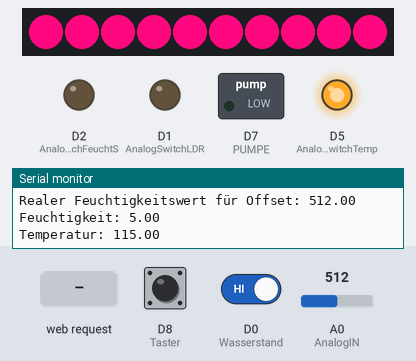
This sketch was run on a simulated ESP8266 (NodeMCU). Shown: 10 RGB LEDs in strip order, left to right, switched loads named in the sketch (green lamp = pin HIGH), output pins drawn as LEDs (lit = HIGH), the last lines printed to the serial monitor. The inputs (shaded band) are chosen by the test bench; at power-on: D0 (Wasserstand) HIGH, D8 (Taster) LOW, A0 (AnalogIN) = 512. Dim RGB values are drawn brighter than linear; WiFi joins after 1.5 s; servers stay silent unless stated; network time is answered at once with the bench clock; the local clock reads 2024-03-15 10:24:30 at power-on unless the sketch sets it.

Above: at 3.2 s.
3.3 s: D0 (Wasserstand) driven LOW
At 3.53 s:
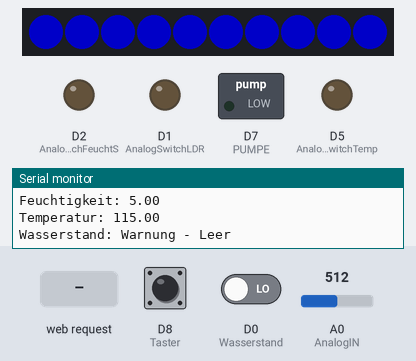
5.7 s: HTTP request GET /lichtTesten?giessuhrzeit=1&giessdauer=1 received
At 8.4 s:
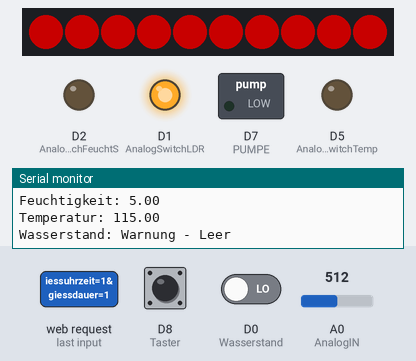
8.7 s: HTTP request GET /pumpeTesten received
At 11.3 s:
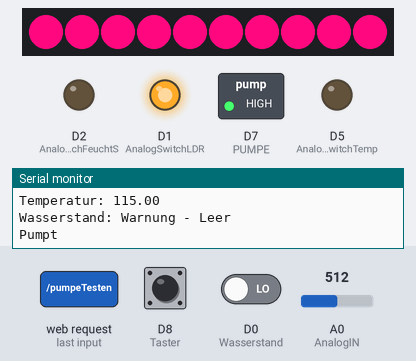
11.7 s: D8 (Taster) pulled HIGH for 0.15 s
At 13.6 s:
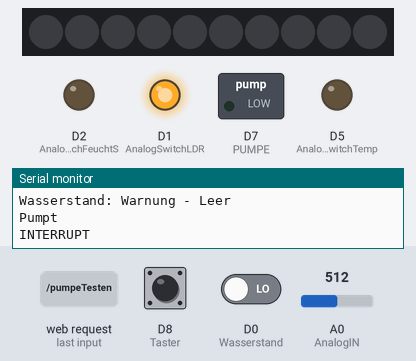
14.5 s: HTTP request GET /sensors received
At 15.16 s:
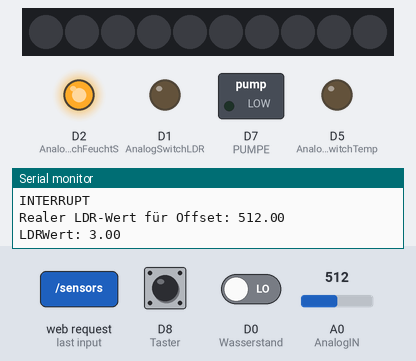
16.9 s: HTTP request GET /pumpeTesten?giessuhrzeit=1&giessdauer=1 received
At 19.9 s:
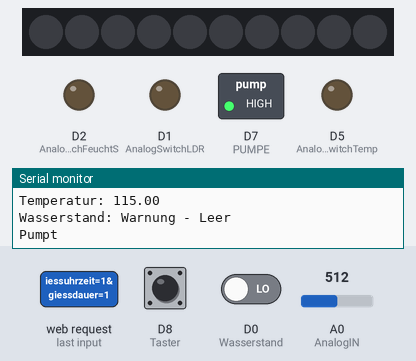
Timing chart, 0 to 23.9 s (numbered marks = the images above; inputs shaded):
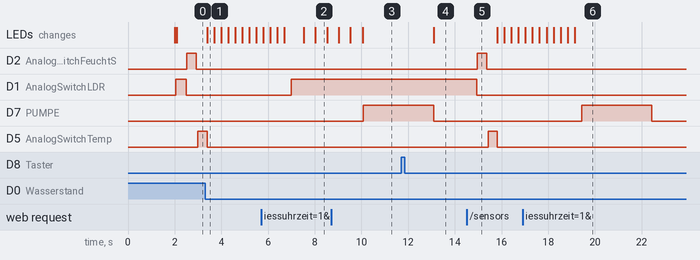

Measured:
- after the input at 3.3 s, D1 (AnalogSwitchLDR): stays LOW (without the input it goes to HIGH after 0.09 s); the LEDs: change after 0.09 s (image 1)
- after the input at 8.7 s, D7 (PUMPE): LOW → HIGH after 1.4 s
- after the input at 11.7 s, the LEDs: change after 1.4 s (image 4)
- after the input at 14.5 s, D2 (AnalogSwitchFeuchtS): LOW → HIGH after 0.46 s, → LOW 0.40 s later; D1 (AnalogSwitchLDR): HIGH → LOW after 0.43 s; D5 (AnalogSwitchTemp): LOW → HIGH after 0.92 s, → LOW 0.40 s later
- after the input at 16.9 s, D7 (PUMPE): LOW → HIGH after 2.5 s, → LOW 3.0 s later
- what the display in image 2 shows lasts 0.5 s, from 8.0 s to 8.5 s

The sketch:

Smart_Blumentopf.ino
```cpp
#include <ESP8266WiFi.h>
#include <ESP8266WebServer.h>
#include <Adafruit_NeoPixel.h>
#include <WiFiUdp.h>
#include <NTPClient.h>

const char *ssid = "Hans";
const char *password = "HansPeter";

//Uhr Intitalisieren
const long utcOffsetInSeconds = 3600;
char daysOfTheWeek[7][12] = {"Sonntag", "Montag", "Dienstag", "Mittwoch", "Donnerstag", "Freitag", "Samstag"};
// Definiere NTP Client um Zeit zu holen
WiFiUDP ntpUDP;
NTPClient timeClient(ntpUDP, "pool.ntp.org", utcOffsetInSeconds);

short aktMinute;
short aktStunde;
short aktSekunde;
short aktTag;
short aktMonat;
String aktWochenTag;

//Ende Uhr Intitalisieren

//Webserver starten
ESP8266WebServer server(80);

float LDRWert = 0;

float temperatureC = 0;
short tempOffset =0;
short Wunschtemperatur=18;

float FSensorWert = 0;
short FSensorOffset =600;
int TempRead;
float voltage;

bool automatischesLicht = true;
bool TasterLichtAn=true;

String bewaesserungUhrzeit = "12";
String bewaesserungsdauer = "5";
int LetztePumpZeit;
int sensorInterval=0;


String bewaesserungstyp = "Zeitgesteuert"; // Neuer Wert: Bewaesserungstyp
String derwasserstand = "Genug";

//PinkeLEDS initalisieren
#define PINPinkLEDs D6
#define PINKLEDsMenge 10
Adafruit_NeoPixel PINKLEDs(PINKLEDsMenge, PINPinkLEDs, NEO_GRB + NEO_KHZ800);
bool PinkStart =true;
bool PinkLichtAn =true;
short WarnungLEDDelay = 250;
//ENDE PinkeLEDS initalisieren

//Taster initalisieren
#define Taster D8
//Ende Taster initalisieren

//Taster initalisieren
#define Wasserstand D0
//Ende Taster initalisieren

//PUMPE initalisieren
#define PUMPE D7
//ENDEPUMPE initalisieren

//AnalogSignale initalisieren
#define AnalogIN A0
#define AnalogSwitchLDR D1
#define AnalogSwitchFeuchtS D2
#define AnalogSwitchTemp D5
//Ende initalisieren

void setup() {
  Serial.begin(115200);

  // Verbindung zum WiFi herstellen
  WiFi.begin(ssid, password);
  while (WiFi.status() != WL_CONNECTED) {
    delay(1000);
    Serial.println("Verbindung zum WiFi herstellen...");
  }
  Serial.println("Verbunden mit dem WiFi");

  // IP-Adresse auf der seriellen Konsole ausgeben
  Serial.println("IP-Adresse: " + WiFi.localIP().toString());

  // Routen für die Webseite einrichten
  server.on("/", HTTP_GET, handleRoot);
  server.on("/submit", HTTP_POST, handleFormSubmit);
  server.on("/lichtAktivierenDeaktivieren", HTTP_GET, handleLichtAktivierenDeaktivieren);
  server.on("/bewaesserungstyp", HTTP_GET, handleBewaesserungstyp);
  server.on("/pumpeTesten", HTTP_GET, handlePumpeTesten);
  server.on("/lichtTesten", HTTP_GET, handleLichtTesten);
  server.on("/sensors", HTTP_GET, handleSensors);

  // Starten des Servers
  server.begin();

  //Starte Zeit
  timeClient.begin();

  //PinkeLEDS starten
  PINKLEDs.begin();
  //ENDE PinkeLEDS starten

  //Taster stellen
  pinMode(Taster, INPUT);
  attachInterrupt(digitalPinToInterrupt(Taster), Tastergedrueckt, RISING);
  //ENDE Taster stellen

  //Wasserstand stellen
  pinMode(Wasserstand, INPUT);
  digitalWrite(Wasserstand, LOW);
  //ENDE Wasserstand stellen

  //PUMPE stellen
  pinMode(PUMPE, OUTPUT);
  digitalWrite(PUMPE, LOW);
  //ENDE PUMPE stellen

  //Analog starten
  pinMode(AnalogIN, INPUT);
  pinMode(AnalogSwitchFeuchtS, OUTPUT);
  pinMode(AnalogSwitchLDR, OUTPUT);
  pinMode(AnalogSwitchTemp, OUTPUT);
  //ENDE Analog starten
}

void loop() {
  //Webpage aktualisieren
  server.handleClient();

  //Zeit aktualisieren
  timeClient.update();
  ZeitSammeln();

  PINKLEDsHandel();
  PumpeHandle();
  if(sensorInterval+4<aktMinute){//folgendes alle 5 Minuten
    sensorInterval=aktMinute;
    handleSensors2();
    HandleWarnlichter();
   }
}

//PageLayout
void handleRoot() {
  String html = "<html><head>";
  html += "<style>"
          "body { font-family: 'Arial', sans-serif; margin: 20px; background-color: #f4f4f4; }"
          "h1 { color: #333; }"
          "form { max-width: 400px; margin: 0 auto; background-color: #fff; padding: 20px; border-radius: 8px; box-shadow: 0 4px 8px rgba(0, 0, 0, 0.1); }"
          "input { width: 100%; padding: 10px; margin-bottom: 10px; box-sizing: border-box; }"
          "input[type='submit'] { background-color: #4caf50; color: white; cursor: pointer; }"
          "button { background-color: #008CBA; color: white; padding: 10px; margin: 5px 0; border: none; border-radius: 4px; cursor: pointer; }"
          "#result { margin-top: 20px; }"
          "#sensorValues { margin-top: 20px; }"
          "button, #sensorValues button { width: 100%; }"
          "</style>";

  html += "<script>"
          "function submitForm() {"
          "  var xhr = new XMLHttpRequest();"
          "  var formData = new FormData(document.getElementById('myForm'));"
          "  xhr.open('POST', '/submit', true);"
          "  xhr.onload = function () {"
          "    if (xhr.status === 200) {"
          "      document.getElementById('result').innerHTML = xhr.responseText;"
          "      updateSensorValues();"
          "    }"
          "  };"
          "  xhr.send(formData);"
          "  return false;"
          "}"
          "function callFunction(functionNumber) {"
          "  var xhr = new XMLHttpRequest();"
          "  xhr.open('GET', '/' + functionNumber, true);"
          "  xhr.onload = function () {"
          "    if (xhr.status === 200) {"
          "      document.getElementById('result').innerHTML = xhr.responseText;"
          "      updateSensorValues();"
          "    }"
          "  };"
          "  xhr.send();"
          "  return false;"
          "}"
                  "function updateSensorValues() {"
          "  var xhr = new XMLHttpRequest();"
          "  xhr.open('GET', '/sensors', true);"
          "  xhr.onload = function () {"
          "    if (xhr.status === 200) {"
          "      var sensorValues = JSON.parse(xhr.responseText);"
          "      document.getElementById('lichtstaerke').innerHTML = 'Lichtstaerke (1-5): ' + sensorValues.lichtstaerke + ' von 5';"
          "      document.getElementById('temperatur').innerHTML = 'Temperatur: ' + sensorValues.temperatur + 'C';"
          "      document.getElementById('erdfeuchtigkeit').innerHTML = 'Erdfeuchtigkeit (1-5): ' + sensorValues.erdfeuchtigkeit + ' von 5';"
          "      document.getElementById('automatischesLicht').innerHTML = 'Automatisches Licht: ' + (sensorValues.automatischesLicht ? 'Aktiviert' : 'Deaktiviert');"
          "      document.getElementById('bewaesserungUhrzeit').innerHTML = 'Bewaesserungsuhrzeit: ' + sensorValues.bewaesserungUhrzeit;"
          "      document.getElementById('bewaesserungsdauer').innerHTML = 'Bewaesserungsdauer: ' + sensorValues.bewaesserungsdauer + ' Sekunden';"
          "      document.getElementById('bewaesserungstyp').innerHTML = 'Bewaesserungstyp: ' + sensorValues.bewaesserungstyp;" // Wasserstand hinzugefügt
          "      document.getElementById('wasserstand').innerHTML = 'Wasserstand: ' + sensorValues.wasserstand;" // Wasserstand hinzugefügt
          "    }"
          "  };"
          "  xhr.send();"
          "}"
          "</script></head><body>";
  html += "<h1>Automatische Pflanzenversorgung</h1>";
  html += "<form id='myForm' onsubmit='return submitForm();'>";
  html += "<form id='myForm' onsubmit='return submitForm();'>";
  html += "Giessuhrzeit in Stunden (bsp. 22Uhr = 22): <input type='text' name='giessuhrzeit'><br>";
  html += "Giessdauer in Sekunden (ca. 25ml Wasser pro Sekunde): <input type='text' name='giessdauer'><br>";
  html += "<input type='submit' value='Absenden'>";
  html += "</form>";
  html += "<div id='result'></div>";

  // Schaltknöpfe für verschiedene Funktionen
  html += "<button onclick='callFunction(\"lichtAktivierenDeaktivieren\"); return false;'>Licht aktivieren/deaktivieren</button>";
  html += "<button onclick='callFunction(\"bewaesserungstyp\"); return false;'>Bewaesserungstyp</button>";
  html += "<button onclick='callFunction(\"pumpeTesten\"); return false;'>Pumpe Testen</button>";
  html += "<button onclick='callFunction(\"lichtTesten\"); return false;'>Pinkes & Warnlicht Testen</button>";

  // Div für Sensordaten
  html += "<div id='sensorValues'>";
  html += "<h2>Sensordaten & Kofiguration</h2>";
  html += "<div id='lichtstaerke'></div>";
  html += "<div id='temperatur'></div>";
  html += "<div id='erdfeuchtigkeit'></div>";
  html += "<div id='automatischesLicht'></div>";
  html += "<div id='bewaesserungUhrzeit'></div>";
  html += "<div id='bewaesserungsdauer'></div>";
  html += "<div id='bewaesserungstyp'></div>";  // Neues HTML-Element für Bewaesserungstyp
  html += "<div id='wasserstand'></div>";       // Neues HTML-Element für Wasserstand
  html += "<button onclick='updateSensorValues(); return false;'>Aktualisiere Sensordaten & Zeige Warnungen</button>";
  html += "</div>";
  html += "</body></html>";

  server.send(200, "text/html", html);
}
//Giesseingabe Handle
void handleFormSubmit() {
  // Verarbeitung der Formulardaten nach dem Absenden
  String giessuhrzeit = server.arg("giessuhrzeit");
  bewaesserungUhrzeit=giessuhrzeit;
  String giessdauer = server.arg("giessdauer");
  bewaesserungsdauer = giessdauer;

  Serial.println("Gießuhrzeit: " + giessuhrzeit);
  Serial.println("Gießdauer: " + giessdauer);

  // Hier können Sie weitere Aktionen mit den Formulardaten durchführen

  // Antwort an den Client senden
  server.send(200, "text/plain", "Daten erhalten!");
}
void handleLichtAktivierenDeaktivieren() {
  // Hier Code für Licht aktivieren/deaktivieren einfügen
  if(automatischesLicht == true){
    automatischesLicht = false;
  }
  else{
    automatischesLicht = true;
    }

  if(automatischesLicht == true){
    server.send(200, "text/plain", "Automatisches Licht aktiviert");
  }
  else{
    server.send(200, "text/plain", "Automatisches Licht deaktiviert");
    }
}
void handleBewaesserungstyp() {
  // Hier Code für Bewaesserungstyp einfügen
    if(bewaesserungstyp == "Feuchtigkeit"){
    bewaesserungstyp = "Zeitgesteuert";
  }
  else{
    bewaesserungstyp = "Feuchtigkeit";
    }

  if(bewaesserungstyp == "Feuchtigkeit"){
    server.send(200, "text/plain", "Pumpe nun über Feutchtigkeit gesteuert");
  }
  else{
    server.send(200, "text/plain", "Pumpe nun über Zeit gesteuert");
    }
}
void handlePumpeTesten() {
  // Hier Code für Pumpe Testen einfügen
  server.send(200, "text/plain", "Pumpe läuft 3 Sekunden");
  PUMPEANAUS();
}
void handleLichtTesten() {
  // Hier Code für Licht Testen einfügen
  server.send(200, "text/plain", "Pinkes Licht und Warnlichter Prüfung");
  LichterTest();
}
void handleSensors() {
  // Hier können Sie echte Sensorwerte abrufen und zurücksenden
  LDRLesen();
  FSensorLesen();
  TempLesen();
  WasserCheck();
  String sensorValues = "{";
  sensorValues += "\"lichtstaerke\":" + String(LDRWert) + ",";
  sensorValues += "\"temperatur\":" + String(temperatureC) + ",";
  sensorValues += "\"erdfeuchtigkeit\":" + String(FSensorWert) + ",";
  sensorValues += "\"automatischesLicht\":" + String(automatischesLicht ? "true" : "false") + ",";
  sensorValues += "\"bewaesserungUhrzeit\":\"" + String(bewaesserungUhrzeit) + "\",";
  sensorValues += "\"bewaesserungsdauer\":" + String(bewaesserungsdauer) + ",";
  sensorValues += "\"bewaesserungstyp\":\"" + bewaesserungstyp + "\","; // Neuer Wert: Bewaesserungstyp
  sensorValues += "\"wasserstand\":\"" + derwasserstand + "\""; // Wasserstand als String
  sensorValues += "}";

  server.send(200, "application/json", sensorValues);
  HandleWarnlichter();
}
//Interrupt Taster Funktion //Licht Aktivieren Deaktivieren
ICACHE_RAM_ATTR void Tastergedrueckt(){
  if(digitalRead(Taster)==1){
    Serial.println("INTERRUPT");
    Serial.println();
    if(TasterLichtAn==false){
      TasterLichtAn=true;
    }
    else{
      TasterLichtAn=false;
    }
  }
}
void PUMPEANAUS(){
  digitalWrite(PUMPE,HIGH);
  Serial.println("Pumpt");
  delay(3000);
  digitalWrite(PUMPE,LOW);
}
void PUMPEAUS(){
  digitalWrite(PUMPE,LOW);
  delay(1000);
}
void PUMPEAN(){
  digitalWrite(PUMPE,HIGH);
  delay(1000);
}
void LDRLesen(){
  digitalWrite(AnalogSwitchFeuchtS, LOW);
  delay(30);
  digitalWrite(AnalogSwitchLDR, HIGH);
  delay(200);
  LDRWert=analogRead(AnalogIN);
  Serial.print("Realer LDR-Wert für Offset: ");
  Serial.println(LDRWert);

  if(LDRWert<=205){
    LDRWert=1;
  }
    if(LDRWert>205 && LDRWert<=410){
    LDRWert=2;
  }
    if(LDRWert>410 && LDRWert<=615){
    LDRWert=3;
  }
    if(LDRWert>615 && LDRWert<=820){
    LDRWert=4;
  }
    if(LDRWert>820){
    LDRWert=5;
  }

  Serial.print("LDRWert: ");
  Serial.println(LDRWert);
  Serial.println();

  delay(200);
  digitalWrite(AnalogSwitchLDR, LOW);;
}
void FSensorLesen(){
  digitalWrite(AnalogSwitchLDR, LOW);
  delay(30);
  digitalWrite(AnalogSwitchFeuchtS, HIGH);
  delay(200);
  short Feuchtangepast;
  FSensorWert=analogRead(AnalogIN);
  Feuchtangepast=analogRead(AnalogIN);
  Serial.print("Realer Feuchtigkeitswert für Offset: ");
  Serial.println(FSensorWert);
  Feuchtangepast=Feuchtangepast-FSensorOffset;

  if(Feuchtangepast<0){
    Feuchtangepast=0;
  }
  if(Feuchtangepast<=85){
    Feuchtangepast=5;
  }
    if(Feuchtangepast>85 && Feuchtangepast<=170){
    Feuchtangepast=4;
  }
    if(Feuchtangepast>170 && Feuchtangepast<=255){
    Feuchtangepast=3;
  }
    if(Feuchtangepast>255 && Feuchtangepast<=350){
    Feuchtangepast=2;
  }
    if(Feuchtangepast>350){
    Feuchtangepast=1;
  }

  FSensorWert=Feuchtangepast;
  Serial.print("Feuchtigkeit: ");
  Serial.println(FSensorWert);
  Serial.println();
  delay(200);
  digitalWrite(AnalogSwitchFeuchtS, LOW);
}
void PINKLEDsAUS(){
  for(short y=0; y<PINKLEDsMenge; y++){
    PINKLEDs.setPixelColor(y,0,0,0);
  }
  PINKLEDs.show();
}
void PINKLEDsAN(){
  for(short x=0; x<PINKLEDsMenge; x++){
    PINKLEDs.setPixelColor(x,255,8,127);
  }
  PINKLEDs.show();
}
void PINKLEDSANAUS(){
  for(short x=0; x<PINKLEDsMenge; x++){
    PINKLEDs.setPixelColor(x,255,8,127);
  }
  PINKLEDs.show();
  delay(3000);
  for(short y=0; y<PINKLEDsMenge; y++){
    PINKLEDs.setPixelColor(y,0,0,0);
  }
  PINKLEDs.show();
}
void PINKLEDsHandel(){
  if(TasterLichtAn==true){
    if(automatischesLicht==true){
    digitalWrite(AnalogSwitchLDR, HIGH);
    delay(30);
    LDRWert=analogRead(AnalogIN);
    }
    if(LDRWert<615 && automatischesLicht==true){
      PINKLEDsAN();
    }
    else{
      PINKLEDsAUS();
    }
  }
  else{
    PINKLEDsAUS();}
}
void PumpeHandle(){
  if(derwasserstand == "Genug"){
    if(aktStunde==bewaesserungUhrzeit.toInt() && aktSekunde==1 && aktMinute == 0 && bewaesserungstyp=="Zeitgesteuert"){
      PINKLEDsAUS();//Schutz Überspannung
      int Wasserdauer = bewaesserungsdauer.toInt()*1000;
      digitalWrite(PUMPE,HIGH);
      delay(Wasserdauer);
      digitalWrite(PUMPE,LOW);
      delay(300);
      PINKLEDsHandel();
    }

    if(bewaesserungstyp=="Feuchtigkeit" && FSensorWert<3 && LetztePumpZeit!=aktStunde){ //1mal jede stunde check
      PINKLEDsAUS(); //Schutz Überspannung
      int Wasserdauer = bewaesserungsdauer.toInt()*1000;
      digitalWrite(PUMPE,HIGH);
      LetztePumpZeit=aktStunde;
      delay(Wasserdauer);
      digitalWrite(PUMPE,LOW);
      PINKLEDsHandel();
    }
  }
}
void TempLesen(){
  digitalWrite(AnalogSwitchFeuchtS, LOW);
  delay(30);
  digitalWrite(AnalogSwitchLDR, LOW);
  delay(30);
  digitalWrite(AnalogSwitchTemp, HIGH);
  delay(200);
  TempRead=analogRead(AnalogIN);
  voltage = TempRead * 3.3;
  voltage /= 1024.0;
  temperatureC = (voltage - 0.5) * 100 ;
  temperatureC = temperatureC-tempOffset;
  Serial.print("Temperatur: ");
  Serial.println(temperatureC);
  Serial.println();
  delay(200);
  digitalWrite(AnalogSwitchTemp, LOW);
}
void WasserCheck(){
  if(digitalRead(Wasserstand)==0){
    derwasserstand = "Warnung - Leer";
  }
  else{
    derwasserstand = "Genug";
  }
  Serial.println("Wasserstand: " + derwasserstand);
  Serial.println();
}
void ZeitSammeln(){
  aktMinute=timeClient.getMinutes();
  aktStunde=timeClient.getHours();
  aktSekunde=timeClient.getSeconds();
  aktTag=timeClient.getDay();
  aktWochenTag=daysOfTheWeek[timeClient.getDay()];
  /*
  Serial.print("Minute: ");
  Serial.println(aktMinute);
  Serial.print("Stunde: ");
  Serial.println(aktStunde);
  Serial.print("Sekunde: ");
  Serial.println(aktSekunde);
  Serial.print("TagNr: ");
  Serial.println(aktTag);
  Serial.print("Tag: ");
  Serial.println(aktWochenTag);
  Serial.println();
  */
}
void HandleWarnlichter(){
  if(derwasserstand != "Genug"||temperatureC<Wunschtemperatur||LDRWert<2||FSensorWert<2){
    if(derwasserstand != "Genug"){//Nicht genug Wasser
      for(short y=0;y<3;y++){
        for(short x=0; x<PINKLEDsMenge; x++){
        PINKLEDs.setPixelColor(x,0,0,100);
        }
        PINKLEDs.show();
        delay(300);
        PINKLEDsAUS();
        delay(300);
      }
   }
    if(temperatureC<Wunschtemperatur){
      for(short y=0;y<3;y++){
        for(short x=0; x<PINKLEDsMenge; x++){
        PINKLEDs.setPixelColor(x,100,0,0);
        }
        PINKLEDs.show();
        delay(300);
        PINKLEDsAUS();
        delay(300);
      }
   }
    if(LDRWert<=3){
      for(short y=0;y<3;y++){
        for(short x=0; x<PINKLEDsMenge; x++){
        PINKLEDs.setPixelColor(x,100,100,100);
        }
        PINKLEDs.show();
        delay(300);
        PINKLEDsAUS();
        delay(300);
      }
   }
    if(FSensorWert<2){
      for(short y=0;y<3;y++){
        for(short x=0; x<PINKLEDsMenge; x++){
        PINKLEDs.setPixelColor(x,0,100,0);
        }
        PINKLEDs.show();
        delay(300);
        PINKLEDsAUS();
        delay(300);
      }
   }
  }
  PINKLEDsHandel();
}
void LichterTest(){
  PINKLEDsAUS();
  delay(500);
  for(short x=0; x<PINKLEDsMenge; x++){
    PINKLEDs.setPixelColor(x,255,8,127);
  }
  PINKLEDs.show();
  delay(500);
  for(short x=0; x<PINKLEDsMenge; x++){
    PINKLEDs.setPixelColor(x,100,0,0);
  }
  PINKLEDs.show();
  delay(500);
  for(short x=0; x<PINKLEDsMenge; x++){
    PINKLEDs.setPixelColor(x,100,100,100);
  }
  PINKLEDs.show();
  delay(500);
  for(short x=0; x<PINKLEDsMenge; x++){
    PINKLEDs.setPixelColor(x,0,0,100);
  }
  PINKLEDs.show();
  delay(500);
  for(short x=0; x<PINKLEDsMenge; x++){
    PINKLEDs.setPixelColor(x,0,100,0);
  }
  PINKLEDs.show();
  delay(500);
  PINKLEDsHandel();
}

void handleSensors2(){
  LDRLesen();
  FSensorLesen();
  TempLesen();
  WasserCheck();
}
```
